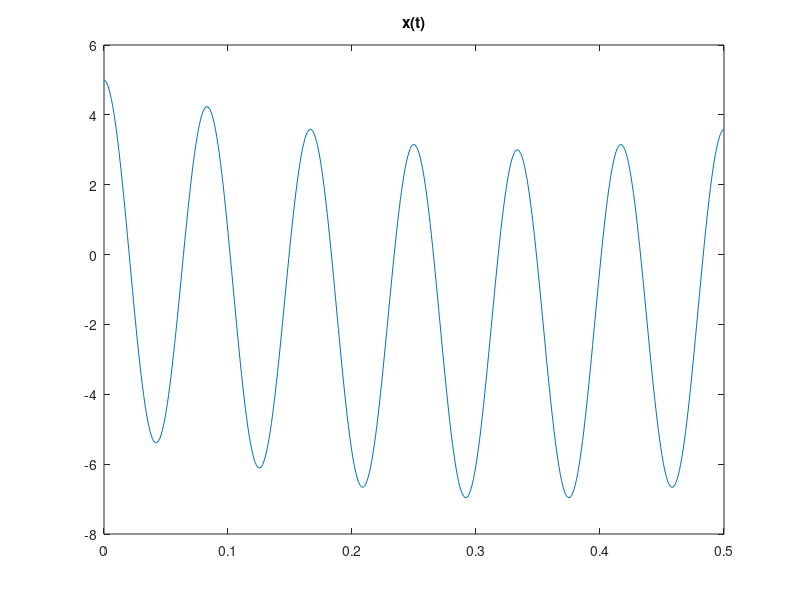
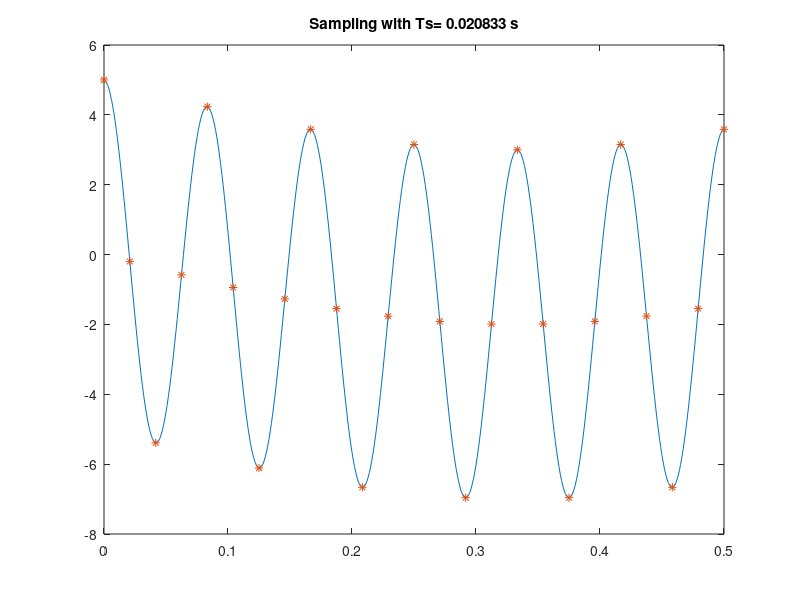
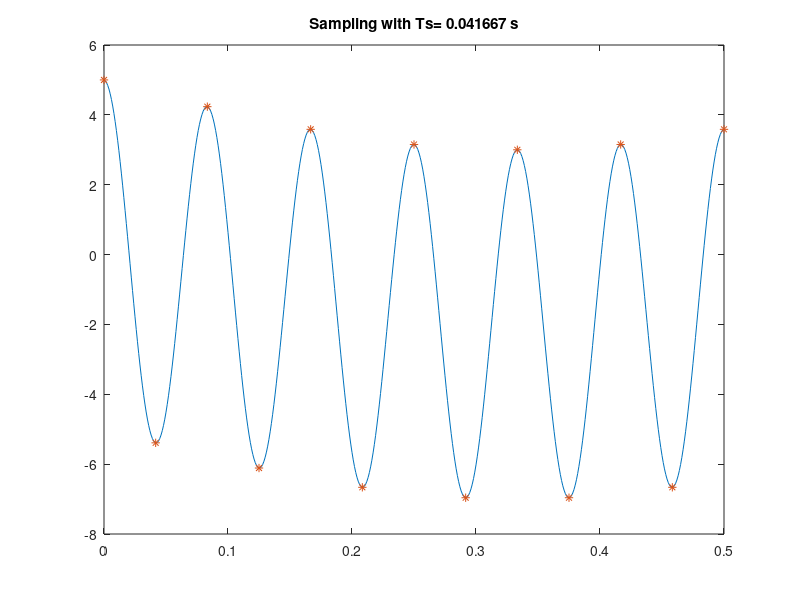
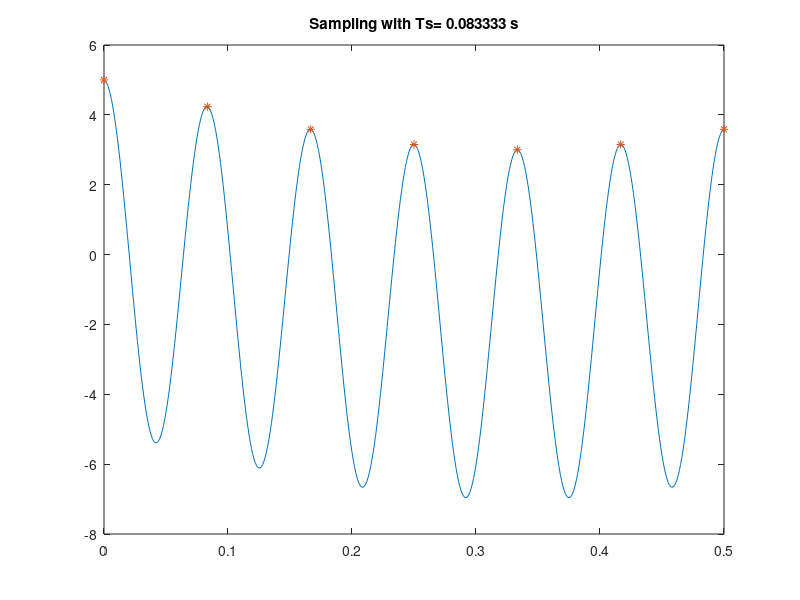

These charts were generated, in order, by the following MATLAB code:
%THL_302_PROJECT1_B
%PRINITIS POLYDOROS 2018030098
%LEONTIS PANAGIOTIS 2018030099
%MANTELOS VASILEIOS 2018030128
close all;
clear all;

DT=0.001;
tmin=0;
tmax=0.5;
time=tmin:DT:tmax;
%Creating and ploting the signal x(t)
x=5*cos(24*pi.*time)-2*sin((3/2)*pi.*time);
figure(1)
plot(time,x);
title('x(t)');
%Sampling with Ts=1/48, 1/24,1/12
%Create new time for sampling and create the new signal
%Plot the previous signal with blue and the sampled with red
for Ts=[1/48 1/24 1/12]
td=tmin:Ts:tmax;
xA=5*cos(24.*pi.*td)-2.*sin((3/2)*pi.*td);
figure()
plot(time,x);
hold on;
plot(td,xA,'*');
hold off;
title(['Sampling with Ts= ',num2str(Ts),' s']);
end
%Group number is 80. Sampling with Ts=1/80;
figure()
Ts=1/80;
td=tmin:Ts:tmax;
plot(time,x);
xA=5*cos(24*pi.*td)-2*sin((3/2)*pi.*td);
hold on;
plot(td,xA,'*');
hold off;
title('Sampling with Ts=1/80 s');